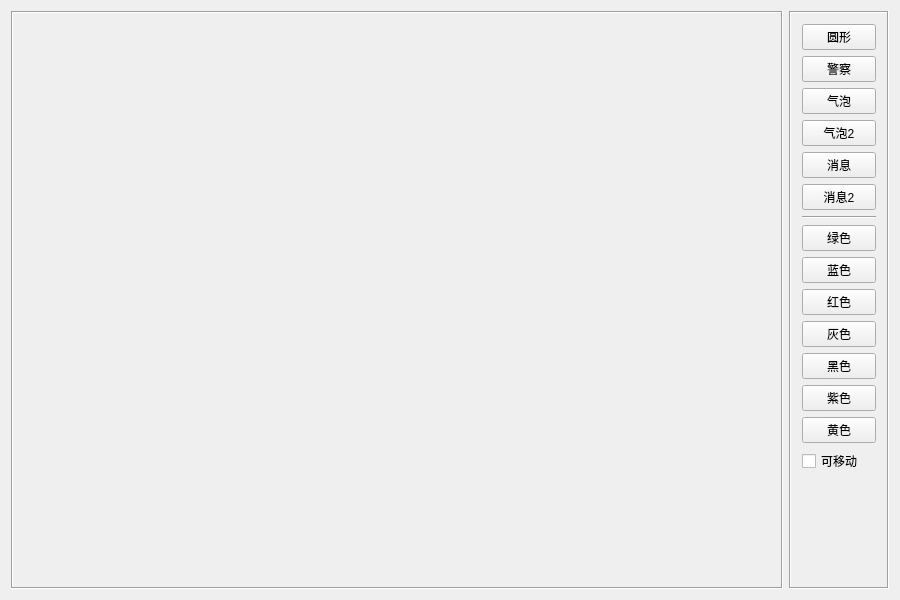
<?xml version="1.0" encoding="UTF-8"?>
<ui version="4.0">
 <class>frmDeviceButton</class>
 <widget class="QWidget" name="frmDeviceButton">
  <property name="geometry">
   <rect>
    <x>0</x>
    <y>0</y>
    <width>900</width>
    <height>600</height>
   </rect>
  </property>
  <property name="windowTitle">
   <string>Form</string>
  </property>
  <layout class="QHBoxLayout" name="horizontalLayout">
   <item>
    <widget class="QLabel" name="labMap">
     <property name="frameShape">
      <enum>QFrame::Box</enum>
     </property>
     <property name="frameShadow">
      <enum>QFrame::Sunken</enum>
     </property>
     <property name="text">
      <string/>
     </property>
     <property name="alignment">
      <set>Qt::AlignCenter</set>
     </property>
    </widget>
   </item>
   <item>
    <widget class="QFrame" name="frame">
     <property name="maximumSize">
      <size>
       <width>100</width>
       <height>16777215</height>
      </size>
     </property>
     <property name="frameShape">
      <enum>QFrame::Box</enum>
     </property>
     <property name="frameShadow">
      <enum>QFrame::Sunken</enum>
     </property>
     <layout class="QVBoxLayout" name="verticalLayout">
      <item>
       <widget class="QPushButton" name="btnCircle">
        <property name="text">
         <string>圆形</string>
        </property>
       </widget>
      </item>
      <item>
       <widget class="QPushButton" name="btnPolice">
        <property name="text">
         <string>警察</string>
        </property>
       </widget>
      </item>
      <item>
       <widget class="QPushButton" name="btnBubble">
        <property name="text">
         <string>气泡</string>
        </property>
       </widget>
      </item>
      <item>
       <widget class="QPushButton" name="btnBubble2">
        <property name="text">
         <string>气泡2</string>
        </property>
       </widget>
      </item>
      <item>
       <widget class="QPushButton" name="btnMsg">
        <property name="text">
         <string>消息</string>
        </property>
       </widget>
      </item>
      <item>
       <widget class="QPushButton" name="btnMsg2">
        <property name="text">
         <string>消息2</string>
        </property>
       </widget>
      </item>
      <item>
       <widget class="Line" name="line">
        <property name="orientation">
         <enum>Qt::Horizontal</enum>
        </property>
       </widget>
      </item>
      <item>
       <widget class="QPushButton" name="btnGreen">
        <property name="text">
         <string>绿色</string>
        </property>
       </widget>
      </item>
      <item>
       <widget class="QPushButton" name="btnBlue">
        <property name="text">
         <string>蓝色</string>
        </property>
       </widget>
      </item>
      <item>
       <widget class="QPushButton" name="btnRed">
        <property name="text">
         <string>红色</string>
        </property>
       </widget>
      </item>
      <item>
       <widget class="QPushButton" name="btnGray">
        <property name="text">
         <string>灰色</string>
        </property>
       </widget>
      </item>
      <item>
       <widget class="QPushButton" name="btnBlack">
        <property name="text">
         <string>黑色</string>
        </property>
       </widget>
      </item>
      <item>
       <widget class="QPushButton" name="btnPurple">
        <property name="text">
         <string>紫色</string>
        </property>
       </widget>
      </item>
      <item>
       <widget class="QPushButton" name="btnYellow">
        <property name="text">
         <string>黄色</string>
        </property>
       </widget>
      </item>
      <item>
       <widget class="QCheckBox" name="ckCanMove">
        <property name="text">
         <string>可移动</string>
        </property>
       </widget>
      </item>
      <item>
       <spacer name="verticalSpacer">
        <property name="orientation">
         <enum>Qt::Vertical</enum>
        </property>
        <property name="sizeHint" stdset="0">
         <size>
          <width>20</width>
          <height>40</height>
         </size>
        </property>
       </spacer>
      </item>
     </layout>
    </widget>
   </item>
  </layout>
 </widget>
 <layoutdefault spacing="6" margin="11"/>
 <resources/>
 <connections/>
</ui>
